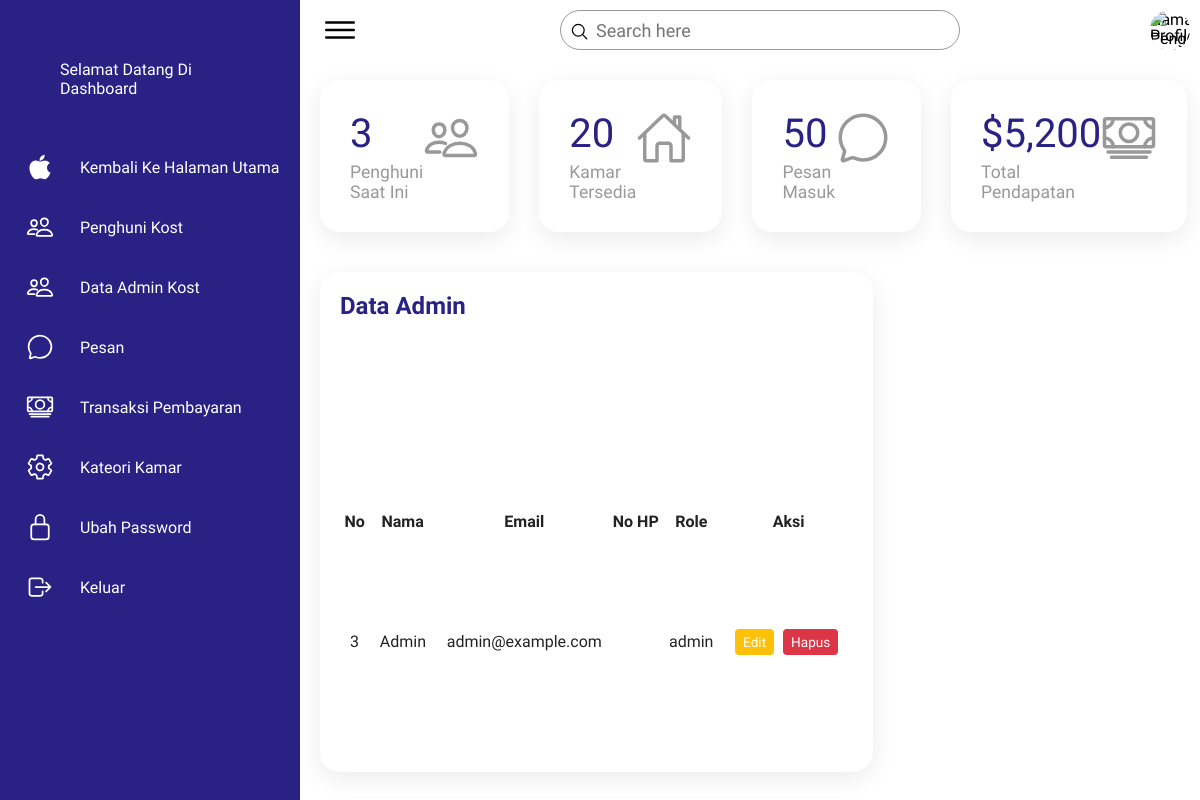
/dataAdmin.php, run on an earlier commit of the app's database.
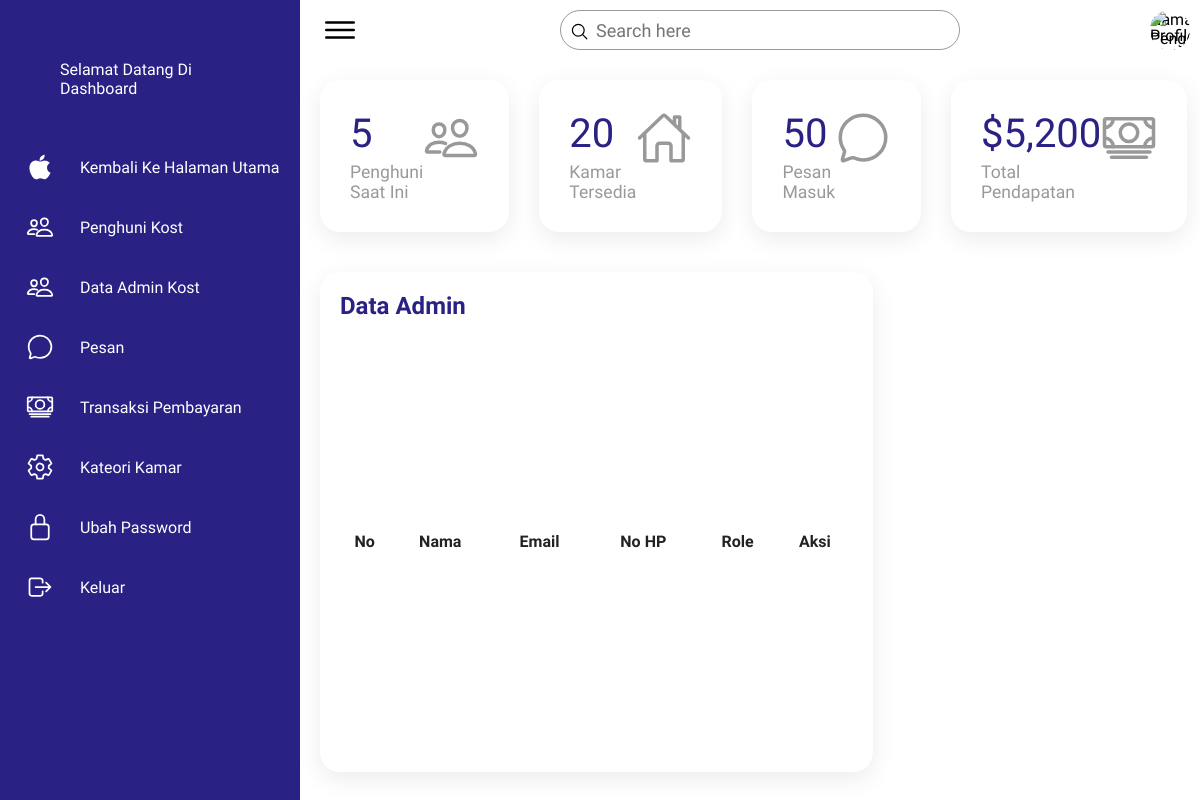
And on a later commit of the database.
### tables this page shows
CREATE TABLE `pengguna_222271` (
  `id_222271` int(11) NOT NULL,
  `nama_222271` varchar(100) NOT NULL,
  `email_222271` varchar(100) NOT NULL,
  `username_222271` varchar(255) NOT NULL,
  `nomorTelepon_222271` varchar(15) NOT NULL,
  `foto_222271` varchar(255) DEFAULT NULL,
  `role_222271` enum('user','admin') DEFAULT 'user'
);

### config/fungsi.php (called while the page is built, shortened)
<?php
$db = mysqli_connect('localhost', 'root', '', '222271_royandi');
function query($query)
{
    global $db;
    $result = mysqli_query($db, $query);
    $rows = [];
    while ($row = mysqli_fetch_assoc($result)) {
        $rows[] = $row;
    }
    return $rows;
}

### dataAdmin.php (the view, shortened to what the changed rows need)
<?php
require 'config/fungsi.php';
$rows = query("SELECT * FROM pengguna_222271 WHERE role_222271 = 'admin'");
$totalPenghuniQuery = query("SELECT COUNT(*) AS total FROM pengguna_222271");
$totalPenghuni = $totalPenghuniQuery[0]['total'] ?? 0;
?>
<!DOCTYPE html>
<html lang="en">
<head>
    <link rel="stylesheet" href="https://cdn.jsdelivr.net/npm/sweetalert2@11/dist/sweetalert2.min.css">
</head>
<link rel="stylesheet" href="dhasboard/assets/css/style.css">
</head>
<body>
    <div class="container">
        <div class="main">
            <div class="cardBox">
                <div class="card">
                    <div>
                        <div class="numbers"><?php echo $totalPenghuni; ?></div>
                        <div class="cardName">Penghuni Saat Ini</div>
                    </div>
                </div>
            </div>
            <div class="details">
                <div class="recentOrders">
                    <div class="cardHeader">
                        <h2>Data Admin</h2>
                    </div>
                    <table>
                        <thead>
                            <tr>
                                <th>No</th>
                                <th>Nama</th>
                                <th>Email</th>
                                <th>No HP</th>
                                <th>Role</th>
                                <th>Aksi</th>
                            </tr>
                        </thead>
                        <tbody>
                            <?php foreach ($rows as $row): ?>
                                <tr>
                                    <td><?php echo $row['id_222271']; ?></td>
                                    <td><?php echo $row['nama_222271']; ?></td>
                                    <td><?php echo $row['email_222271']; ?></td>
                                    <td><?php echo $row['nomorTelepon_222271']; ?></td>
                                    <td><?php echo $row['role_222271']; ?></td>
                                    <td>
                                        <a href="edit2.php?id=<?php echo $row['id_222271']; ?>" class="btn btn-warning btn-sm">Edit</a>
                                        <a href="#" class="btn btn-danger btn-sm" onclick="confirmDelete(<?php echo $row['id_222271']; ?>)">Hapus</a>
                                    </td>
                                </tr>
                            <?php endforeach; ?>
                        </tbody>
                    </table>
                </div>
            </div>
        </div>
    </div>
</body>
</html>

What changed in the data, as far as the page shows it:
no longer on this page (row edited): pengguna_222271: id_222271 "3", nama_222271 "Admin", email_222271 "admin@example.com", role_222271 "admin"
Also different on the page:
$totalPenghuni: "3" → "5"
